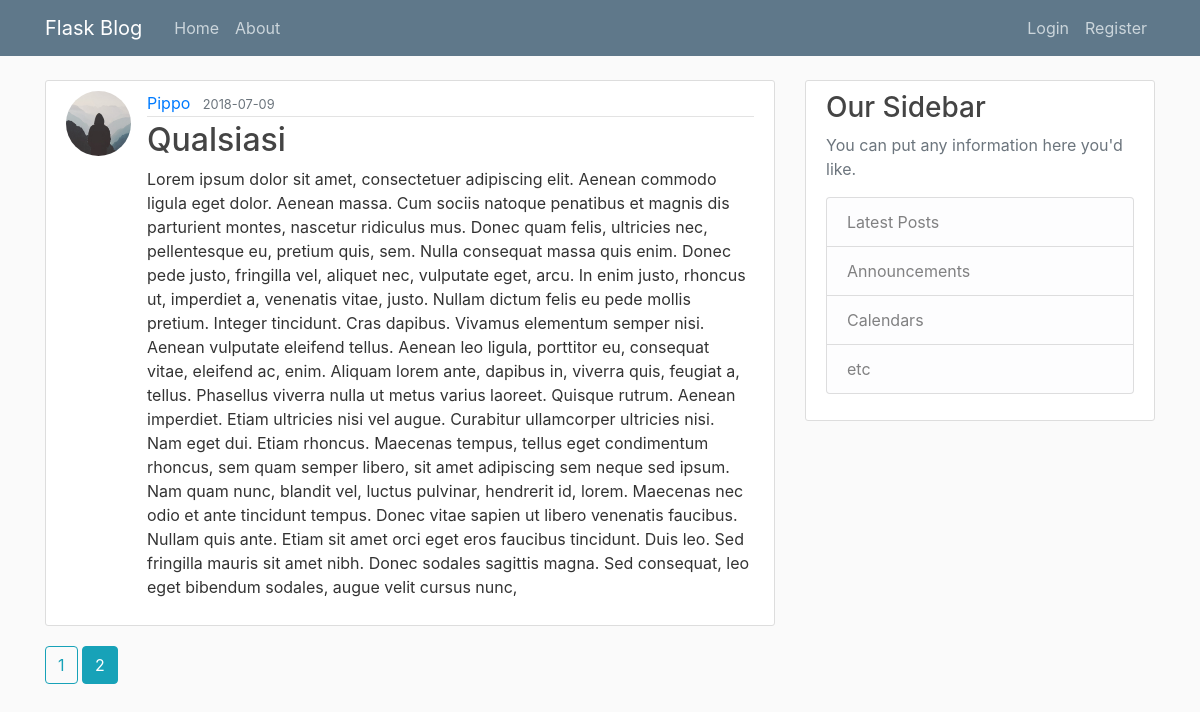
The page /home?page=2 on the database its author committed.
### flaskblog/models.py (models this page shows, shortened)
class Post(db.Model):
    id = db.Column(db.Integer, primary_key=True)
    title = db.Column(db.String(100), nullable=False)
    date_posted = db.Column(db.DateTime, nullable=False, default=datetime.utcnow)
    content = db.Column(db.Text, nullable = False)
    user_id = db.Column(db.Integer, db.ForeignKey('user.id'), nullable=False)

class User(db.Model, UserMixin):
    id = db.Column(db.Integer, primary_key = True)
    username = db.Column(db.String(20), unique = True, nullable = False)
    email = db.Column(db.String(120), unique=True, nullable=False)
    image_file = db.Column(db.String(20), nullable=False, default='default.jpg')
    password = db.Column(db.String(60), nullable = False)
    posts = db.relationship('Post', backref='author', lazy=True)

### flaskblog/main/routes.py (the view)
@main.route("/")
@main.route("/home")
def home():
    page = request.args.get('page', 1, type=int)
    posts = Post.query.order_by(Post.date_posted.desc()).paginate(page=page, per_page=5)
    print posts
    return render_template("home.html", posts=posts)

### flaskblog/templates/home.html
{% extends "layout.html" %}
{% block content %}
    {% for post in posts.items %}
        <article class="media content-section">
          <img src="{{ url_for('static', filename='profile_pics/' + post.author.image_file) }}" class="rounded-circle article-img">
          <div class="media-body">
            <div class="article-metadata">
              <a class="mr-2" href="{{ url_for('users.user_posts', username=post.author.username) }}">{{ post.author.username }}</a>
              <small class="text-muted">{{ post.date_posted.strftime('%Y-%m-%d') }}</small>
            </div>
            <h2><a class="article-title" href="{{ url_for('posts.post', post_id=post.id) }}">{{ post.title }}</a></h2>
            <p class="article-content">{{ post.content }}</p>
          </div>
        </article>
    {% endfor %}
    {% for page_num in posts.iter_pages(left_edge=1, right_edge=1, left_current=1, right_current=2) %}
        {% if page_num %}
            {% if posts.page == page_num %}
                <a class="btn btn-info mb-4" href="{{ url_for('main.home', page=page_num) }}">{{ page_num }}</a>
            {% else %}
                <a class="btn btn-outline-info mb-4" href="{{ url_for('main.home', page=page_num) }}">{{ page_num }}</a>
            {% endif %}
        {% else %}
            ...
        {% endif %}
    {% endfor %}
{% endblock content %}

### flaskblog/static/main.css (style rules this page uses)
body { background: #fafafa; color: #333333; margin-top: 5rem; }
h1, h2, h3, h4, h5, h6 { color: #444444; }
.content-section { background: #ffffff; padding: 10px 20px; border: 1px solid #dddddd; border-radius: 3px; margin-bottom: 20px; }
.article-title { color: #444444; }
.article-content { white-space: pre-line; }
.article-img { height: 65px; width: 65px; margin-right: 16px; }
.article-metadata { padding-bottom: 1px; margin-bottom: 4px; border-bottom: 1px solid #e3e3e3 }

### rows shown on the page
Post: image_file (placeholder picture), author.username "Pippo", date_posted "2018-07-09", title "Qualsiasi", content "Lorem ipsum dolor sit amet, consectetuer adipiscing elit. Aenean commodo ligula eget dolor. Aenean massa. Cum sociis natoque penatibus et magnis dis parturient montes, nascetur ridiculus mus. Donec quam felis, ultricies nec, pellentesque eu, pretium quis, sem. Nulla consequat massa quis enim. Donec pede justo, fringilla vel, aliquet nec, vulputate eget, arcu. In enim justo, rhoncus ut, imperdiet a, venenatis vitae, justo. Nullam dictum felis eu pede mollis pretium. Integer tincidunt. Cras dapibus. Vivamus elementum semper nisi. Aenean vulputate eleifend tellus. Aenean leo ligula, porttitor eu, consequat vitae, eleifend ac, enim. Aliquam lorem ante, dapibus in, viverra quis, feugiat a,…"

### other values the page prints
{{ page_num }} "1"
{{ page_num }} "2"
